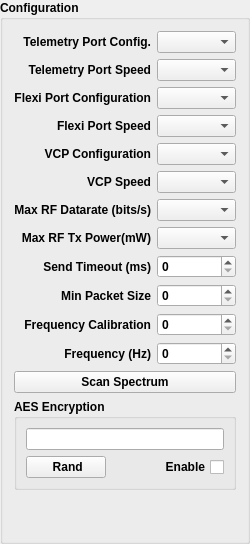
       <widget class="QGroupBox" name="groupBox">
        <property name="sizePolicy">
         <sizepolicy hsizetype="MinimumExpanding" vsizetype="Preferred">
          <horstretch>0</horstretch>
          <verstretch>0</verstretch>
         </sizepolicy>
        </property>
        <property name="font">
         <font>
          <weight>75</weight>
          <bold>true</bold>
         </font>
        </property>
        <property name="title">
         <string>Configuration</string>
        </property>
        <layout class="QGridLayout" name="gridLayout_2">
         <item row="0" column="0">
          <widget class="QLabel" name="TelemPortConfigLabel">
           <property name="text">
            <string>Telemetry Port Config.</string>
           </property>
           <property name="alignment">
            <set>Qt::AlignRight|Qt::AlignTrailing|Qt::AlignVCenter</set>
           </property>
          </widget>
         </item>
         <item row="0" column="1">
          <widget class="QComboBox" name="TelemPortConfig">
           <property name="maximumSize">
            <size>
             <width>16777215</width>
             <height>16777215</height>
            </size>
           </property>
           <property name="toolTip">
            <string>Set the telemetry port configuration</string>
           </property>
          </widget>
         </item>
         <item row="1" column="0">
          <widget class="QLabel" name="TelemPortSpeedLabel">
           <property name="text">
            <string>Telemetry Port Speed</string>
           </property>
           <property name="alignment">
            <set>Qt::AlignRight|Qt::AlignTrailing|Qt::AlignVCenter</set>
           </property>
          </widget>
         </item>
         <item row="1" column="1">
          <widget class="QComboBox" name="TelemPortSpeed">
           <property name="maximumSize">
            <size>
             <width>16777215</width>
             <height>16777215</height>
            </size>
           </property>
           <property name="toolTip">
            <string>Set the telemetry port speed</string>
           </property>
          </widget>
         </item>
         <item row="2" column="0">
          <widget class="QLabel" name="FlexiPortConfigLabel">
           <property name="text">
            <string>Flexi Port Configuration</string>
           </property>
           <property name="alignment">
            <set>Qt::AlignRight|Qt::AlignTrailing|Qt::AlignVCenter</set>
           </property>
          </widget>
         </item>
         <item row="2" column="1">
          <widget class="QComboBox" name="FlexiPortConfig">
           <property name="maximumSize">
            <size>
             <width>16777215</width>
             <height>16777215</height>
            </size>
           </property>
           <property name="toolTip">
            <string>Set the flexi port configuration</string>
           </property>
          </widget>
         </item>
         <item row="3" column="0">
          <widget class="QLabel" name="FlexiPortSpeedConfig">
           <property name="text">
            <string>Flexi Port Speed</string>
           </property>
           <property name="alignment">
            <set>Qt::AlignRight|Qt::AlignTrailing|Qt::AlignVCenter</set>
           </property>
          </widget>
         </item>
         <item row="3" column="1">
          <widget class="QComboBox" name="FlexiPortSpeed">
           <property name="maximumSize">
            <size>
             <width>16777215</width>
             <height>16777215</height>
            </size>
           </property>
           <property name="toolTip">
            <string>Set the flexi port speed</string>
           </property>
          </widget>
         </item>
         <item row="4" column="0">
          <widget class="QLabel" name="VCPConfigLabel">
           <property name="text">
            <string>VCP Configuration</string>
           </property>
           <property name="alignment">
            <set>Qt::AlignRight|Qt::AlignTrailing|Qt::AlignVCenter</set>
           </property>
          </widget>
         </item>
         <item row="4" column="1">
          <widget class="QComboBox" name="VCPConfig">
           <property name="maximumSize">
            <size>
             <width>16777215</width>
             <height>16777215</height>
            </size>
           </property>
           <property name="toolTip">
            <string>Set the virtual serial port configuration</string>
           </property>
          </widget>
         </item>
         <item row="5" column="0">
          <widget class="QLabel" name="VCPSpeedLabel">
           <property name="text">
            <string>VCP Speed</string>
           </property>
           <property name="alignment">
            <set>Qt::AlignRight|Qt::AlignTrailing|Qt::AlignVCenter</set>
           </property>
          </widget>
         </item>
         <item row="5" column="1">
          <widget class="QComboBox" name="VCPSpeed">
           <property name="maximumSize">
            <size>
             <width>16777215</width>
             <height>16777215</height>
            </size>
           </property>
           <property name="toolTip">
            <string>Set the virtual serial port speed</string>
           </property>
          </widget>
         </item>
         <item row="6" column="0">
          <widget class="QLabel" name="MaxRFDatarateLabel">
           <property name="text">
            <string>Max RF Datarate (bits/s)</string>
           </property>
           <property name="alignment">
            <set>Qt::AlignRight|Qt::AlignTrailing|Qt::AlignVCenter</set>
           </property>
          </widget>
         </item>
         <item row="6" column="1">
          <widget class="QComboBox" name="MaxRFDatarate">
           <property name="maximumSize">
            <size>
             <width>16777215</width>
             <height>16777215</height>
            </size>
           </property>
           <property name="toolTip">
            <string>Set the maximum RF datarate/channel bandwidth the modem will use</string>
           </property>
          </widget>
         </item>
         <item row="7" column="0">
          <widget class="QLabel" name="MaxRFTxPowerLabel">
           <property name="text">
            <string>Max RF Tx Power(mW)</string>
           </property>
           <property name="alignment">
            <set>Qt::AlignRight|Qt::AlignTrailing|Qt::AlignVCenter</set>
           </property>
          </widget>
         </item>
         <item row="7" column="1">
          <widget class="QComboBox" name="MaxRFTxPower">
           <property name="maximumSize">
            <size>
             <width>16777215</width>
             <height>16777215</height>
            </size>
           </property>
           <property name="toolTip">
            <string>Set the maximum TX output power the modem will use</string>
           </property>
           <property name="layoutDirection">
            <enum>Qt::LeftToRight</enum>
           </property>
           <property name="modelColumn">
            <number>0</number>
           </property>
          </widget>
         </item>
         <item row="8" column="0">
          <widget class="QLabel" name="SendTimeoutLabel">
           <property name="text">
            <string>Send Timeout (ms)</string>
           </property>
           <property name="alignment">
            <set>Qt::AlignRight|Qt::AlignTrailing|Qt::AlignVCenter</set>
           </property>
          </widget>
         </item>
         <item row="8" column="1">
          <widget class="QSpinBox" name="SendTimeout">
           <property name="sizePolicy">
            <sizepolicy hsizetype="Preferred" vsizetype="Fixed">
             <horstretch>0</horstretch>
             <verstretch>0</verstretch>
            </sizepolicy>
           </property>
           <property name="maximumSize">
            <size>
             <width>16777215</width>
             <height>16777215</height>
            </size>
           </property>
           <property name="toolTip">
            <string>Calibrate the modems RF carrier frequency</string>
           </property>
           <property name="accelerated">
            <bool>true</bool>
           </property>
           <property name="maximum">
            <number>255</number>
           </property>
          </widget>
         </item>
         <item row="9" column="0">
          <widget class="QLabel" name="MinPacketSizeLabel">
           <property name="text">
            <string>Min Packet Size</string>
           </property>
           <property name="alignment">
            <set>Qt::AlignRight|Qt::AlignTrailing|Qt::AlignVCenter</set>
           </property>
          </widget>
         </item>
         <item row="9" column="1">
          <widget class="QSpinBox" name="MinPacketSize">
           <property name="sizePolicy">
            <sizepolicy hsizetype="Preferred" vsizetype="Fixed">
             <horstretch>0</horstretch>
             <verstretch>0</verstretch>
            </sizepolicy>
           </property>
           <property name="maximumSize">
            <size>
             <width>16777215</width>
             <height>16777215</height>
            </size>
           </property>
           <property name="toolTip">
            <string>Calibrate the modems RF carrier frequency</string>
           </property>
           <property name="accelerated">
            <bool>true</bool>
           </property>
           <property name="maximum">
            <number>255</number>
           </property>
          </widget>
         </item>
         <item row="10" column="0">
          <widget class="QLabel" name="FreqCalLabel">
           <property name="text">
            <string>Frequency Calibration</string>
           </property>
           <property name="alignment">
            <set>Qt::AlignRight|Qt::AlignTrailing|Qt::AlignVCenter</set>
           </property>
          </widget>
         </item>
         <item row="10" column="1">
          <widget class="QSpinBox" name="FrequencyCalibration">
           <property name="sizePolicy">
            <sizepolicy hsizetype="Preferred" vsizetype="Fixed">
             <horstretch>0</horstretch>
             <verstretch>0</verstretch>
            </sizepolicy>
           </property>
           <property name="maximumSize">
            <size>
             <width>16777215</width>
             <height>16777215</height>
            </size>
           </property>
           <property name="toolTip">
            <string>Calibrate the modems RF carrier frequency</string>
           </property>
           <property name="accelerated">
            <bool>true</bool>
           </property>
           <property name="maximum">
            <number>255</number>
           </property>
          </widget>
         </item>
         <item row="11" column="0">
          <widget class="QLabel" name="label_5">
           <property name="text">
            <string>Frequency (Hz)</string>
           </property>
           <property name="alignment">
            <set>Qt::AlignRight|Qt::AlignTrailing|Qt::AlignVCenter</set>
           </property>
          </widget>
         </item>
         <item row="11" column="1">
          <widget class="QSpinBox" name="Frequency">
           <property name="sizePolicy">
            <sizepolicy hsizetype="Preferred" vsizetype="Fixed">
             <horstretch>0</horstretch>
             <verstretch>0</verstretch>
            </sizepolicy>
           </property>
           <property name="maximumSize">
            <size>
             <width>16777215</width>
             <height>16777215</height>
            </size>
           </property>
           <property name="toolTip">
            <string>Set the modems RF carrier frequency</string>
           </property>
           <property name="alignment">
            <set>Qt::AlignLeading|Qt::AlignLeft|Qt::AlignVCenter</set>
           </property>
           <property name="accelerated">
            <bool>true</bool>
           </property>
           <property name="minimum">
            <number>0</number>
           </property>
           <property name="maximum">
            <number>1000000000</number>
           </property>
           <property name="singleStep">
            <number>100000</number>
           </property>
          </widget>
         </item>
         <item row="15" column="0" colspan="2">
          <widget class="QGroupBox" name="groupBox_4">
           <property name="title">
            <string>AES Encryption</string>
           </property>
           <layout class="QGridLayout" name="gridLayout_5">
            <item row="0" column="0" colspan="2">
             <widget class="QLineEdit" name="AESKey">
              <property name="font">
               <font>
                <family>Courier New</family>
                <pointsize>9</pointsize>
               </font>
              </property>
              <property name="toolTip">
               <string>The AES encryption key - has to be the same key on the remote modem.</string>
              </property>
              <property name="styleSheet">
               <string notr="true"/>
              </property>
              <property name="maxLength">
               <number>32</number>
              </property>
              <property name="frame">
               <bool>true</bool>
              </property>
              <property name="alignment">
               <set>Qt::AlignLeading|Qt::AlignLeft|Qt::AlignVCenter</set>
              </property>
             </widget>
            </item>
            <item row="2" column="0">
             <widget class="QPushButton" name="AESKeyRandom">
              <property name="sizePolicy">
               <sizepolicy hsizetype="Fixed" vsizetype="Fixed">
                <horstretch>0</horstretch>
                <verstretch>0</verstretch>
               </sizepolicy>
              </property>
              <property name="toolTip">
               <string>Radomise the AES encryption key</string>
              </property>
              <property name="text">
               <string> Rand</string>
              </property>
             </widget>
            </item>
            <item row="2" column="1">
             <widget class="QCheckBox" name="AESEnable">
              <property name="font">
               <font>
                <weight>75</weight>
                <bold>true</bold>
               </font>
              </property>
              <property name="toolTip">
               <string>Enable/Disable AES encryption</string>
              </property>
              <property name="layoutDirection">
               <enum>Qt::RightToLeft</enum>
              </property>
              <property name="text">
               <string>Enable</string>
              </property>
             </widget>
            </item>
           </layout>
          </widget>
         </item>
         <item row="16" column="0">
          <spacer name="verticalSpacer">
           <property name="orientation">
            <enum>Qt::Vertical</enum>
           </property>
           <property name="sizeHint" stdset="0">
            <size>
             <width>20</width>
             <height>40</height>
            </size>
           </property>
          </spacer>
         </item>
         <item row="14" column="0" colspan="2">
          <widget class="QPushButton" name="ScanSpectrum">
           <property name="toolTip">
            <string>Scan whole band to see where their is interference and/or used channels</string>
           </property>
           <property name="text">
            <string>    Scan Spectrum    </string>
           </property>
          </widget>
         </item>
        </layout>
       </widget>
